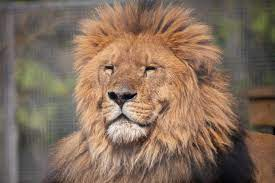
#> input picture IP/images/lion.jpeg, 275 x 183 px
$ python lab8.py
#> lines starting #> are read from the running program, lines starting #| are printed output that depends on the picture
# Implementation of Image Smoothening Filters(Mean and Median filtering of an Image)
import cv2
import matplotlib.pyplot as plt

img = cv2.imread('images/lion.jpeg')
#> img is the input picture: shape (183, 275, 3); mean B, G, R 92.2, 110, 132.5
mean_blur = cv2.blur(img,(5,5))
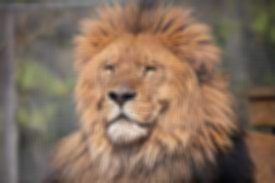
#> mean_blur: shape (183, 275, 3); mean B, G, R 92.2, 110, 132.6
median_blur = cv2.medianBlur(img,5)
gaussian = cv2.GaussianBlur(img,(5,5,),0)

plt.figure(figsize=(12,8))
plt.subplot(221)
plt.title('original')
plt.imshow(cv2.cvtColor(img,cv2.COLOR_BGR2RGB))
plt.axis('off')

plt.subplot(222)
plt.title('mean blur')
plt.imshow(cv2.cvtColor(mean_blur,cv2.COLOR_BGR2RGB))
plt.axis('off')

plt.subplot(223)
plt.title('median blur')
plt.imshow(cv2.cvtColor(median_blur,cv2.COLOR_BGR2RGB))
plt.axis('off')

plt.subplot(224)
plt.title('Gaussian blur')
plt.imshow(cv2.cvtColor(gaussian,cv2.COLOR_BGR2RGB))
plt.axis('off')
plt.show()
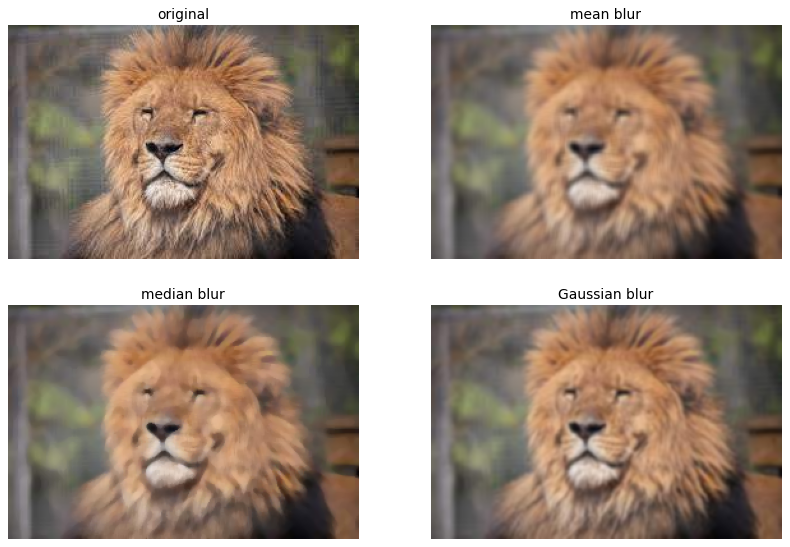
#> figure drawn by matplotlib, 4 panels

$ run again, with IP/images/cat.jpeg copied over IP/images/lion.jpeg
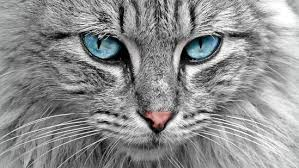
#> input picture IP/images/cat.jpeg, 299 x 168 px
#> img is the input picture: shape (168, 299, 3); mean B, G, R 142.3, 142.1, 141.5
#> `mean_blur = cv2.blur(img,(5,5))`:
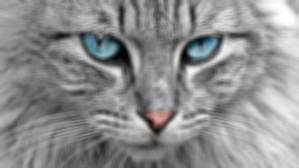
#> mean_blur: shape (168, 299, 3); mean B, G, R 142.3, 142.1, 141.5
#> `plt.show()`:
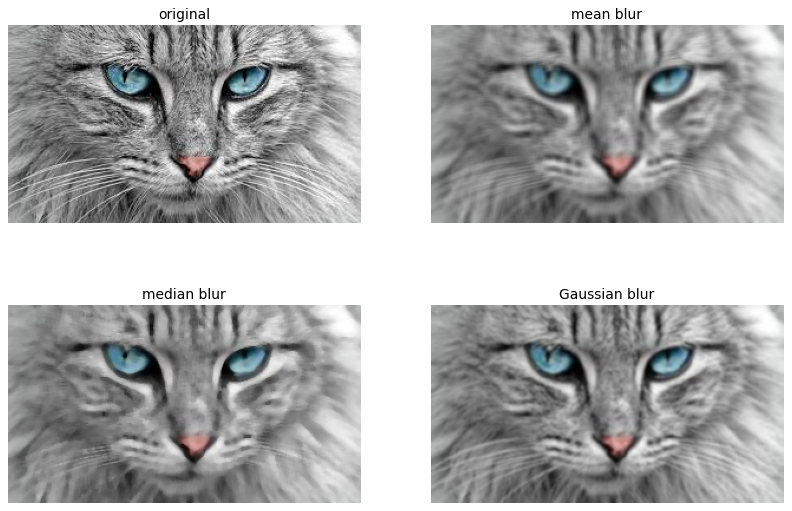
#> figure drawn by matplotlib, 4 panels

$ run again, with IP/images/images.jpeg copied over IP/images/lion.jpeg
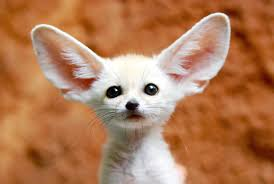
#> input picture IP/images/images.jpeg, 274 x 184 px
#> img is the input picture: shape (184, 274, 3); mean B, G, R 87.2, 123.9, 178.2
#> `mean_blur = cv2.blur(img,(5,5))`:
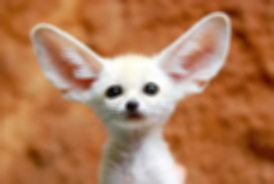
#> mean_blur: shape (184, 274, 3); mean B, G, R 87.2, 123.9, 178.2
#> `plt.show()`:
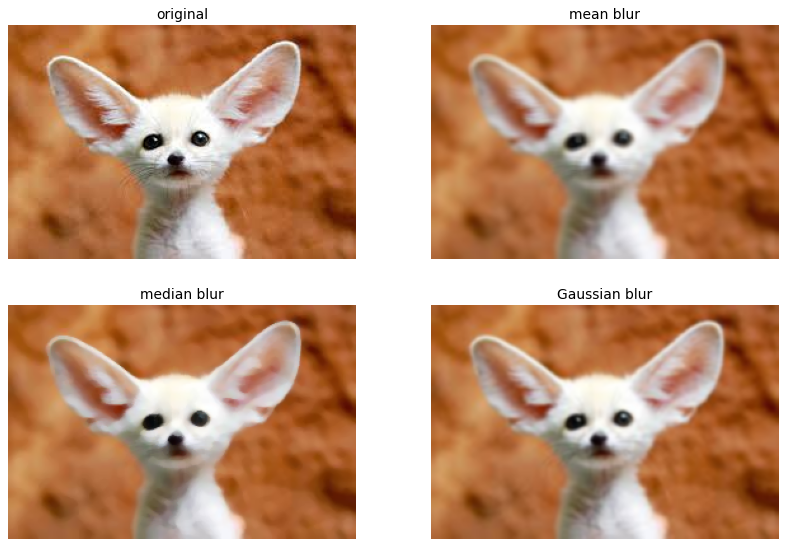
#> figure drawn by matplotlib, 4 panels

$ run again, with IP/images/zebra.jpeg copied over IP/images/lion.jpeg
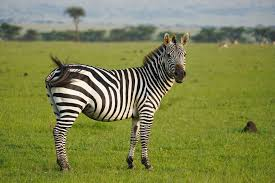
#> input picture IP/images/zebra.jpeg, 275 x 183 px
#> img is the input picture: shape (183, 275, 3); mean B, G, R 77.6, 133.2, 126.9
#> `gaussian = cv2.GaussianBlur(img,(5,5,),0)`:
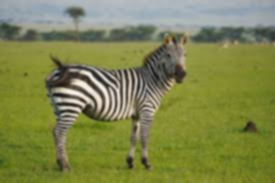
#> gaussian: shape (183, 275, 3); mean B, G, R 77.6, 133.2, 126.9
#> `plt.show()`:
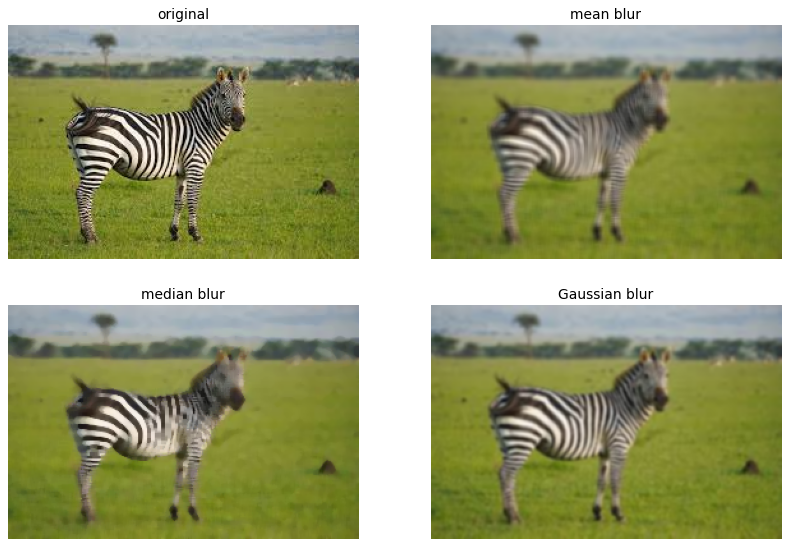
#> figure drawn by matplotlib, 4 panels
